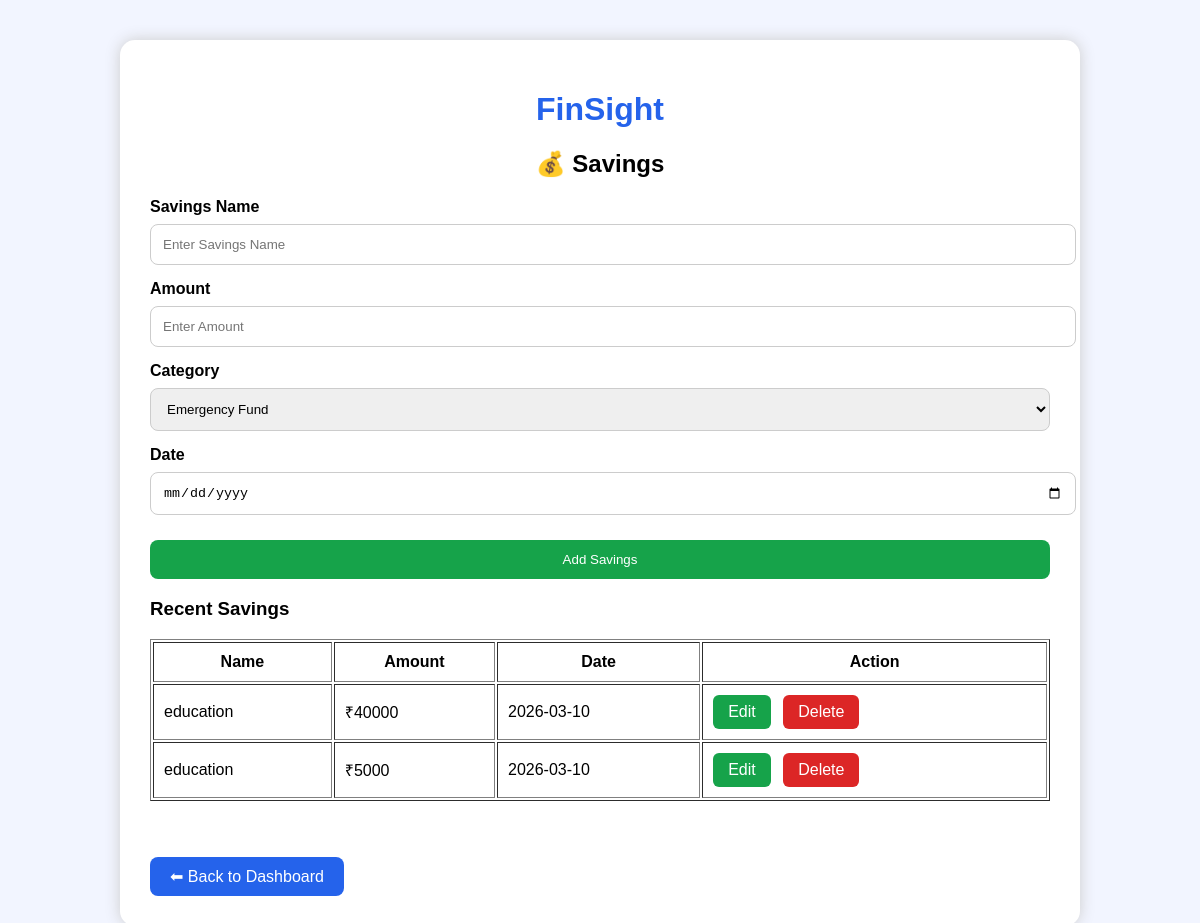
The page /savings (signed in) on the database its author committed.
### tables this page shows
CREATE TABLE savings(
    id INTEGER PRIMARY KEY AUTOINCREMENT,
    user_id INTEGER,
    savings_name TEXT,
    amount INTEGER,
    date TEXT
);

### app.py (the view)
@app.route("/savings")
def savings():
    user_id = session.get("user_id")
    if not user_id:
        return redirect("/")
    conn = sqlite3.connect("database.db")
    cursor = conn.cursor()
    cursor.execute("""
        SELECT id,
               savings_name,
               amount,
               date
        FROM savings
        WHERE user_id=?
        ORDER BY date DESC
    """, (user_id,))
    savings = cursor.fetchall()
    conn.close()
    return render_template(
        "savings.html",
        savings=savings
    )

### templates/savings.html (shortened to what this page needs)
<!DOCTYPE html>
<html>
<head>
</head>
<body>
<div class="container">
<h1>FinSight</h1>
<h2>💰 Savings</h2>
<form action="/add_savings" method="POST">
    <label>Savings Name</label>
    <input type="text" name="name" placeholder="Enter Savings Name" required>
    <label>Amount</label>
    <input type="number" name="amount" placeholder="Enter Amount" required>
    <label>Category</label>
<select name="category">
    <option>Emergency Fund</option>
</select>
 <label>Date</label>
        <input type="date"
               name="date">
    <button type="submit">
        Add Savings
    </button>
</form>
<h3>Recent Savings</h3>
{% if savings %}
<table border="1" width="100%" cellpadding="10">
<tr>
    <th>Name</th>
    <th>Amount</th>
    <th>Date</th>
    <th>Action</th>
</tr>
{% for s in savings %}
<tr>
    <td>{{ s[1] }}</td>
    <td>₹{{ s[2] }}</td>
    <td>{{ s[3] }}</td>
    <td>
        <a href="{{ url_for('edit_savings', id=s[0]) }}" class="edit-btn">Edit</a>
        <a href="{{ url_for('delete_savings', id=s[0]) }}" class="delete-btn"
           onclick="return confirm('Are you sure you want to delete this saving?')">
           Delete
        </a>
    </td>
</tr>
{% endfor %}
</table>
{% else %}
<p>No Savings Added</p>
{% endif %}
<br><br>
<a href="/dashboard" style="
display:inline-block;
padding:10px 20px;
background:#2563eb;
color:white;
text-decoration:none;
border-radius:8px;">
    ⬅ Back to Dashboard
</a>
</body>
</html>

### templates/savings.html (style rules this page uses)
body { font-family: Arial, sans-serif; background-color: #f2f5ff; }
.container { width:900px; max-width:95%; margin:40px auto; background:white; padding:30px; border-radius:15px; box-shadow:0 0 15px #ccc; }
h1 { text-align: center; color: #2563eb; }
h2 { text-align: center; }
label { font-weight: bold; display: block; margin-top: 15px; }
input, select { width: 100%; padding: 12px; margin-top: 8px; border-radius: 8px; border: 1px solid #ccc; }
button { width: 100%; margin-top: 25px; padding: 12px; background-color: #16a34a; color: white; border: none; border-radius: 8px; cursor: pointer; }
.container > a { display:block; text-align:center; margin-top:20px; color:#2563eb; }
.edit-btn { display:inline-block !important; background:#16a34a !important; color:white !important; padding:8px 15px !important; border-radius:6px !important; text-decoration:none !important; margin-right:8px !important; margin-top:0 !important; text-align:center !important; }
.delete-btn { display:inline-block !important; background:#dc2626 !important; color:white !important; padding:8px 15px !important; border-radius:6px !important; text-decoration:none !important; margin-top:0 !important; text-align:center !important; }
.edit-btn, .delete-btn { display:inline-block; padding:8px 15px; color:white; text-decoration:none; border-radius:5px; margin-right:8px; margin-top:0; text-align:center; }
.edit-btn { background:#16a34a; }
.delete-btn { background:#dc2626; }

### rows shown on the page
savings: savings_name "education", amount "40000", date "2026-03-10"
savings: savings_name "education", amount "5000", date "2026-03-10"
